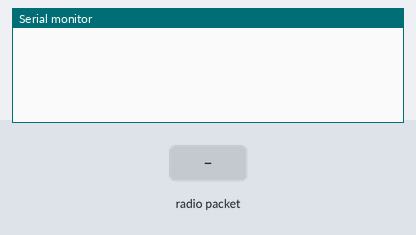
Bench run of a sketch on a simulated Arduino Uno, built with avr-gcc and run on an emulated ATmega328P. Shown: the last lines printed to the serial monitor. The test bench sets the inputs (shaded band). No radio packets arrive unless stated.

Above: at 1.2 s.
1.3 s: radio packet "w" arrives
At 2.6 s:
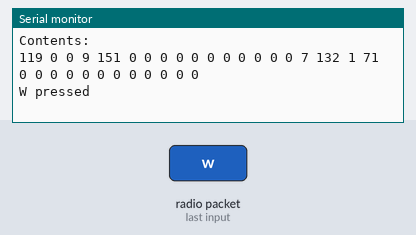
2.9 s: radio packet "s" arrives
At 3.7 s:
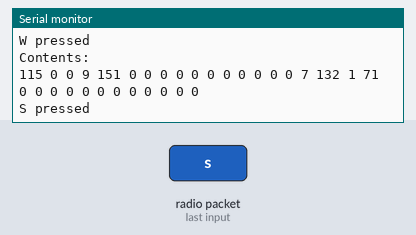
4.6 s: radio packet "a" arrives
At 5.9 s:
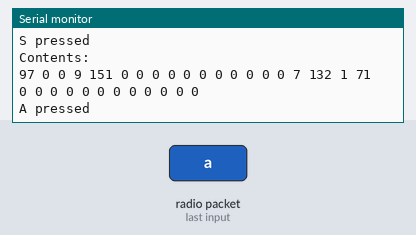
6.2 s: radio packet "d" arrives
At 7.3 s:
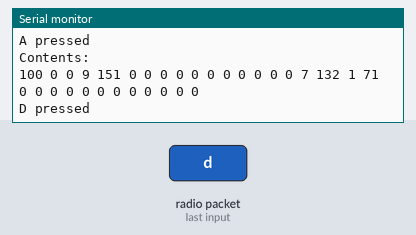
Timing chart, 0 to 8.8 s (numbered marks = the images above; inputs shaded):
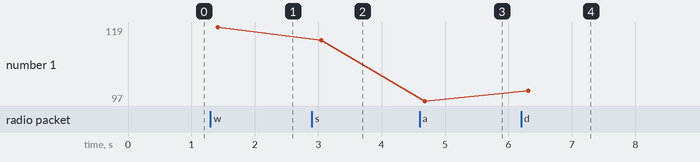

Measured:
- after the input at 1.3 s, the serial monitor: prints a new line after 0.11 s (image 1)
- after the input at 2.9 s, the serial monitor: prints a new line after 0.15 s (image 2)
- after the input at 4.6 s, the serial monitor: prints a new line after 0.08 s (image 3)
- after the input at 6.2 s, the serial monitor: prints a new line after 0.11 s (image 4)
- plotted number 1: 119 → 115 after the input at 2.9 s, 115 → 97 after the input at 4.6 s, 97 → 100 after the input at 6.2 s

The sketch:

ArduinoRF.ino
```cpp
#include <SPI.h>
#include "RF24.h"
#include "printf.h"

#define DW 1
#define DA 2
#define DS 3
#define DD 4

RF24 radio(8,7);  // CE, CSN

void setup() {
  Serial.begin(9600);
  printf_begin();

  radio.begin();
  radio.setChannel(76);                       // Change if there is interference
  radio.setPALevel(RF24_PA_MAX);              // Power level. Change to RF24_PA_MIN.
  radio.setDataRate(RF24_1MBPS);              // Speed. Lower, better range.
  radio.setAutoAck(1);
  radio.openReadingPipe(1, 0xF0F0F0F0E1LL);   // Opens address on pipe 1
  radio.enableDynamicPayloads();
  radio.startListening();
  radio.printDetails();                       // Debug
  radio.powerUp();
}

void loop() {
  delay(200);

  if (radio.available()) {
    uint8_t len = radio.getDynamicPayloadSize();
    byte data[len];

    radio.read(&data, len);

    if (len > 0) { data[len] = 0; }

    // Debug
    Serial.println("Contents:");

    for(int i = 0; i < 32; i++) {
      Serial.print(data[i]);
      Serial.print(" ");
    }
    Serial.println();

    if (data[0] == 'w') { moveForward(); }

    if (data[0] == 's') { moveBackward(); }

    if (data[0] == 'a') { turnLeft(); }

    if (data[0] == 'd') { turnRight(); }

    if (data[0] == 'b') { stopMotors(); }

  } else { stopMotors(); }
}

void moveForward() {
  Serial.println("W pressed");
  digitalWrite(DW,HIGH);    //使直流电机（右）GO
  digitalWrite(DS,LOW);    //使直流电机（右）GO
  digitalWrite(DA,LOW);    //使直流电机（右）GO
  digitalWrite(DD,LOW);    //使直流电机（右）GO
}

void moveBackward() {
  Serial.println("S pressed");
  digitalWrite(DW,LOW);    //使直流电机（右）GO
  digitalWrite(DS,HIGH);    //使直流电机（右）GO
  digitalWrite(DA,LOW);    //使直流电机（右）GO
  digitalWrite(DD,LOW);    //使直流电机（右）GO
}

void turnLeft() {
  Serial.println("A pressed");
  digitalWrite(DW,LOW);    //使直流电机（右）GO
  digitalWrite(DS,LOW);    //使直流电机（右）GO
  digitalWrite(DA,HIGH);    //使直流电机（右）GO
  digitalWrite(DD,LOW);    //使直流电机（右）GO

}

void turnRight() {
  Serial.println("D pressed");
  digitalWrite(DW,LOW);    //使直流电机（右）GO
  digitalWrite(DS,LOW);    //使直流电机（右）GO
  digitalWrite(DA,LOW);    //使直流电机（右）GO
  digitalWrite(DD,HIGH);    //使直流电机（右）GO


}

void stopMotors() {
  digitalWrite(DW,LOW);    //使直流电机（右）GO
  digitalWrite(DS,LOW);    //使直流电机（右）GO
  digitalWrite(DA,LOW);    //使直流电机（右）GO
  digitalWrite(DD,LOW);    //使直流电机（右）GO
}
```
